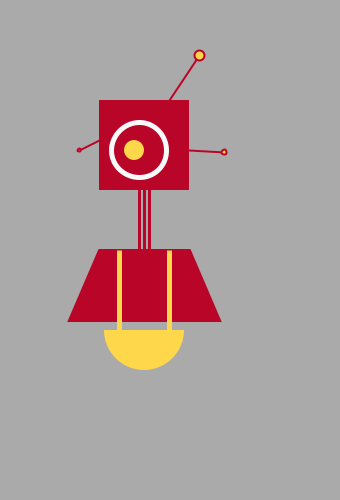
Frame 1 (no input)
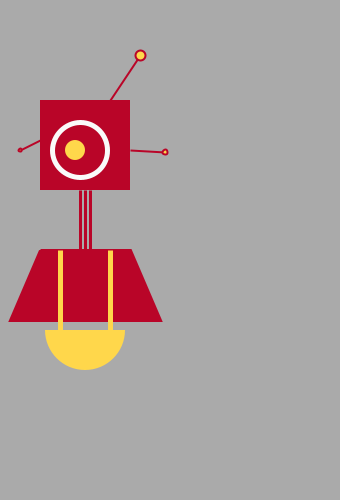
Frame 60 (the mouse pressed at the canvas centre just before this capture)
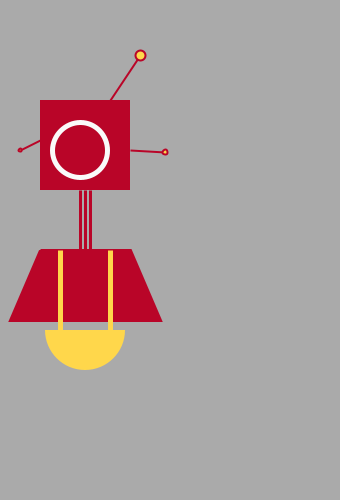
Frame 120 (the mouse held since frame 60 and released just before this capture)

The Processing sketch that drew these frames (run headless with seeded random() and noise(); from frame 60 on, the mouse is pressed at the canvas centre):

// Processing sketch: processing_55620
// ── processing_55620.pde

int x; 

void setup() {
size(340,500);
background(170);
smooth(); 
x = 0; 
}


void draw() {
    background(170);
  if(mouseX > 170 && x < 170) {
    x ++; 
  }
  if(mouseX < 170 && x > -170) {
    x --;
  }
  
int neckh = 250;
int eye = 20;

//Head
noStroke();
fill(185,5,40);
rect(x+100,100,90,90); 
strokeWeight(5);
stroke(250);
ellipse(x+140,150,eye+35,eye+35);
noStroke();
if(mousePressed) {
  fill(185,5,40);
  ellipse(x+135,150,eye,eye); 
} else {
fill(255,215,75); 
ellipse(x+135,150,eye,eye);
}

//Anteannae
stroke(185,5,40);
strokeWeight(2);
line(x+170,100,x+200,55);
line(x+190,150,x+225,152);
line(x+80,150,x+100,140);
  fill(255,215,75); 
ellipse(x+200,55,10,10); 
ellipse(x+225,152,5,5); 
ellipse(x+80,150,3,3); 

//Neck
strokeWeight(3); 
line(x+145,190,x+145,neckh);
line(x+140,190,x+140,neckh);
line(x+150,190,x+150,neckh); 

//Body
fill(185,5,40);
beginShape(); 
vertex(x+100,neckh);
vertex(x+190,neckh); 
vertex(x+220,neckh+70);
vertex(x+70,neckh+70);
vertex(x+100,neckh);
endShape(); 
stroke(255,215,75);
strokeCap(SQUARE);
strokeWeight(5);
line(x+120,neckh,x+120,neckh+80); 
line(x+170,neckh,x+170,neckh+80); 
noStroke();
fill(255,215,75);
arc(x+145,neckh+80,80,80,0,radians(180)); 
}
